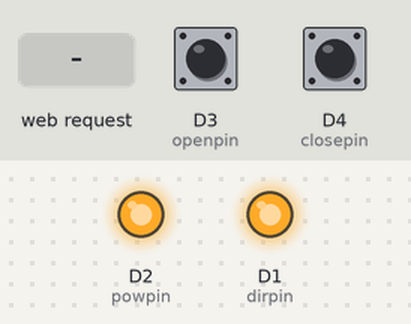
Bench run of a sketch on a simulated ESP8266 (NodeMCU). On the bench: output pins drawn as LEDs (lit = HIGH). The inputs (shaded band) are chosen by the test bench; at power-on: D3 (openpin) HIGH, D4 (closepin) HIGH. WiFi joins after 1.5 s; servers stay silent unless stated; what the sketch prints to the serial monitor is not drawn.

Above: at 2.7 s.
2.8 s: D3 (openpin) pulled LOW for 0.15 s
At 4.4 s:
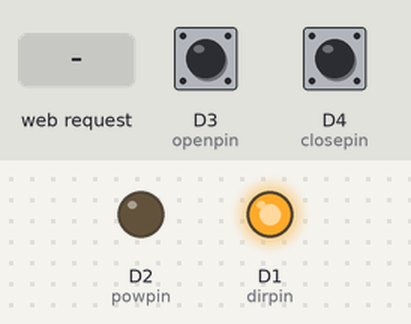
5.3 s: HTTP request GET /closeSecretString received
At 7.5 s:
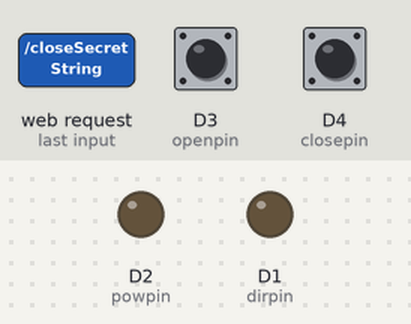
7.8 s: HTTP request GET /openSecretString received
At 8.6 s:
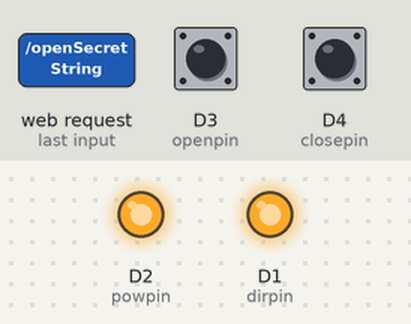
9.3 s: D3 (openpin) pulled LOW for 1 s
At 9.8 s:
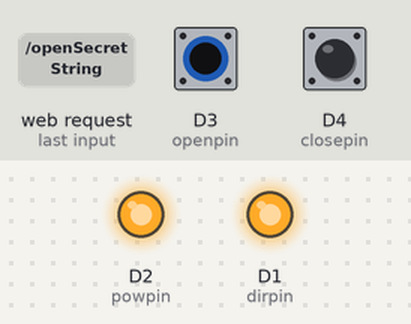
11.8 s: D3 (openpin) pulled LOW for 3.2 s
At 12.9 s:
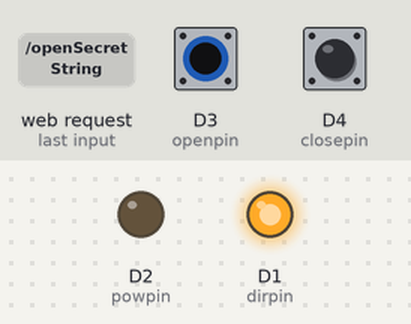
Timing chart, 0 to 39.3 s (numbered marks = the images above; inputs shaded):
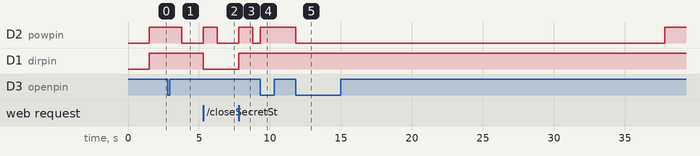

The sketch:

Rolluik_test1.ino
```cpp
#include <ESP8266WiFi.h>
#include <Ticker.h>

enum requestType { ROPEN, RCLOSE, RNONE };

const char* ssid = "<PLACE SSID HERE>";
const char* password = "<PLACE WIFI PASSWORD HERE>";
// Define pins
const int dirpin = D1; //connect the direction relay to this pin
const int powpin = D2; //connect the power relay to this pin
const int openpin = D3; //connect the pulseswitch for open to this pin
const int closepin = D4; //connect the pulseswitch for close to this pin
const int tcrtmout = 30; //Timeout after what time the power of the blinds must be released ( this must be tuned )

//Define global vars
char* newdir = "nonone";
char* olddir = "none";

// Define ticker
Ticker ticker;

WiFiServer server(80);

void setup()
{
  Serial.begin(115200);
  Serial.println();

  Serial.printf("Connecting to %s ", ssid);
  WiFi.begin(ssid, password);
  while (WiFi.status() != WL_CONNECTED)
  {
    delay(500);
    Serial.print(".");
  }
  Serial.println("connected");

  server.begin();
  Serial.printf("Web server started, open %s in a web browser\n", WiFi.localIP().toString().c_str());

  pinMode(dirpin, OUTPUT);
  pinMode(powpin, OUTPUT);
  digitalWrite(powpin, HIGH); // The value for the relays not activated is HIGH, when LOW relay is activated
  digitalWrite(dirpin, HIGH); // The value for the relays not activated is HIGH, when LOW relay is activated
  pinMode(openpin, INPUT_PULLUP);
  pinMode(closepin, INPUT_PULLUP);
  attachInterrupt(digitalPinToInterrupt(openpin),handleOpenInterrupt, FALLING);
  attachInterrupt(digitalPinToInterrupt(closepin),handleCloseInterrupt, FALLING);
}

void resetRolluik(){
  olddir = "none";
  digitalWrite(powpin, HIGH);
  Serial.println("reset Rolluik");
}

void handleOpenInterrupt(){
  doRolluik("open");
}

void handleCloseInterrupt(){
  doRolluik("close");
}

void doRolluik(char* newdir)
{

  if ( olddir == newdir )
  {
	  digitalWrite(powpin, !digitalRead(powpin));
  }
  else
    {
      if ( newdir == "open" )
      {
        digitalWrite(dirpin, HIGH);
      }
      else if ( newdir == "close" )
      {
        digitalWrite(dirpin, LOW);
      }
      olddir = newdir;
    ticker.once(tcrtmout, resetRolluik );
	  digitalWrite(powpin, HIGH);
	  delay(1000);
	  digitalWrite(powpin, LOW);
  }
  Serial.printf("change rolluik to %s \n", newdir);
 }


void loop()
{
  WiFiClient client = server.available();
  // wait for a client (web browser) to connect
  if (client)
  {
    requestType command = RNONE;
    Serial.println("\n[Client connected]");
    while (client.connected())
    {
      // read line by line what the client (web browser) is requesting
      if (client.available())
      {
        String line = client.readStringUntil('\r');
        if (line.indexOf("/openSecretString") != -1)
            command = ROPEN;
        if (line.indexOf("/closeSecretString") != -1)
            command = RCLOSE;
        Serial.print(line);
       // wait for end of client's request, that is marked with an empty line

        if (line.length() == 1 && line[0] == '\n')
        {
          client.println("HTTP/1.1 200 OK");
          client.println("Content-Type: text/plain");
          client.println("");
          switch(command)
          {
            case RNONE:
			  client.println("Invalid Command");
			  break;
            case ROPEN:
			  client.println("openRolluik");
              doRolluik("open");
			  break;
            case RCLOSE:
			  client.println("closeRolluik");
			  doRolluik("close");
			  break;
          }
          break;
        }
      }
    }
    delay(200); // give the web browser time to receive the data
    // close the connection:
    client.stop();
    Serial.println("[Client disonnected]");
  }
}
```

Measured:
- after the input at 2.8 s, D2 (powpin): HIGH → LOW after 1.0 s
- after the input at 5.3 s, D2 (powpin): LOW → HIGH at once, → LOW 1.0 s later; D1 (dirpin): HIGH → LOW at once
- after the input at 7.8 s, D2 (powpin): LOW → HIGH at once, → LOW 1.0 s later; D1 (dirpin): LOW → HIGH at once
- after the input at 9.3 s, D2 (powpin): LOW → HIGH at once
- after the input at 11.8 s, D2 (powpin): HIGH → LOW at once, → HIGH 26.0 s later
